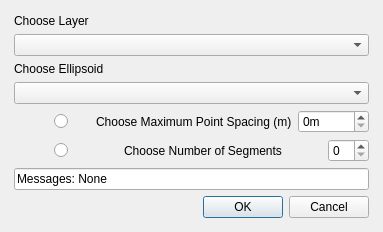
<?xml version="1.0" encoding="UTF-8"?>
<ui version="4.0">
 <class>GeodesicDensifierDialogBase</class>
 <widget class="QDialog" name="GeodesicDensifierDialogBase">
  <property name="geometry">
   <rect>
    <x>0</x>
    <y>0</y>
    <width>383</width>
    <height>227</height>
   </rect>
  </property>
  <property name="windowTitle">
   <string>Geodesic Densifier</string>
  </property>
  <layout class="QGridLayout" name="gridLayout_2">
   <item row="0" column="0">
    <layout class="QGridLayout" name="gridLayout">
     <property name="leftMargin">
      <number>3</number>
     </property>
     <property name="topMargin">
      <number>3</number>
     </property>
     <property name="rightMargin">
      <number>3</number>
     </property>
     <property name="bottomMargin">
      <number>3</number>
     </property>
     <item row="0" column="0">
      <layout class="QVBoxLayout" name="layerLayout">
       <item>
        <widget class="QLabel" name="layerLabel">
         <property name="text">
          <string>Choose Layer</string>
         </property>
         <property name="alignment">
          <set>Qt::AlignBottom|Qt::AlignLeading|Qt::AlignLeft</set>
         </property>
        </widget>
       </item>
       <item>
        <widget class="QgsMapLayerComboBox" name="mMapLayerComboBox"/>
       </item>
      </layout>
     </item>
     <item row="5" column="0">
      <layout class="QVBoxLayout" name="messageLayout">
       <item>
        <widget class="QLineEdit" name="messageBox">
         <property name="text">
          <string>Messages: None</string>
         </property>
        </widget>
       </item>
      </layout>
     </item>
     <item row="1" column="0">
      <layout class="QVBoxLayout" name="ellipsoidLayout">
       <item>
        <widget class="QLabel" name="label_2">
         <property name="text">
          <string>Choose Ellipsoid</string>
         </property>
         <property name="alignment">
          <set>Qt::AlignBottom|Qt::AlignLeading|Qt::AlignLeft</set>
         </property>
        </widget>
       </item>
       <item>
        <widget class="QComboBox" name="EllipsoidcomboBox"/>
       </item>
      </layout>
     </item>
     <item row="6" column="0">
      <widget class="QDialogButtonBox" name="button_box">
       <property name="orientation">
        <enum>Qt::Horizontal</enum>
       </property>
       <property name="standardButtons">
        <set>QDialogButtonBox::Cancel|QDialogButtonBox::Ok</set>
       </property>
      </widget>
     </item>
     <item row="2" column="0">
      <layout class="QVBoxLayout" name="verticalLayout">
       <item>
        <layout class="QHBoxLayout" name="spacingLayout">
         <item>
          <spacer name="horizontalSpacer">
           <property name="orientation">
            <enum>Qt::Horizontal</enum>
           </property>
           <property name="sizeType">
            <enum>QSizePolicy::Fixed</enum>
           </property>
           <property name="sizeHint" stdset="0">
            <size>
             <width>40</width>
             <height>20</height>
            </size>
           </property>
          </spacer>
         </item>
         <item>
          <widget class="QRadioButton" name="spacingRadioButton">
           <property name="text">
            <string/>
           </property>
           <property name="checked">
            <bool>false</bool>
           </property>
          </widget>
         </item>
         <item>
          <spacer name="horizontalSpacer_2">
           <property name="orientation">
            <enum>Qt::Horizontal</enum>
           </property>
           <property name="sizeHint" stdset="0">
            <size>
             <width>40</width>
             <height>20</height>
            </size>
           </property>
          </spacer>
         </item>
         <item>
          <widget class="QLabel" name="spacingLabel">
           <property name="text">
            <string>Choose Maximum Point Spacing (m)</string>
           </property>
          </widget>
         </item>
         <item>
          <widget class="QSpinBox" name="spacingSpinBox">
           <property name="suffix">
            <string>m</string>
           </property>
           <property name="maximum">
            <number>10000</number>
           </property>
           <property name="value">
            <number>0</number>
           </property>
          </widget>
         </item>
        </layout>
       </item>
       <item>
        <layout class="QHBoxLayout" name="segmentsLayout">
         <item>
          <spacer name="segmentsHorizontalSpacer">
           <property name="orientation">
            <enum>Qt::Horizontal</enum>
           </property>
           <property name="sizeType">
            <enum>QSizePolicy::Fixed</enum>
           </property>
           <property name="sizeHint" stdset="0">
            <size>
             <width>40</width>
             <height>20</height>
            </size>
           </property>
          </spacer>
         </item>
         <item>
          <widget class="QRadioButton" name="segmentsRadioButton">
           <property name="text">
            <string/>
           </property>
          </widget>
         </item>
         <item>
          <spacer name="horizontalSpacer_4">
           <property name="orientation">
            <enum>Qt::Horizontal</enum>
           </property>
           <property name="sizeHint" stdset="0">
            <size>
             <width>40</width>
             <height>20</height>
            </size>
           </property>
          </spacer>
         </item>
         <item>
          <widget class="QLabel" name="segmentsLabel">
           <property name="text">
            <string>Choose Number of Segments</string>
           </property>
          </widget>
         </item>
         <item>
          <spacer name="horizontalSpacer_3">
           <property name="orientation">
            <enum>Qt::Horizontal</enum>
           </property>
           <property name="sizeType">
            <enum>QSizePolicy::Fixed</enum>
           </property>
           <property name="sizeHint" stdset="0">
            <size>
             <width>40</width>
             <height>20</height>
            </size>
           </property>
          </spacer>
         </item>
         <item>
          <widget class="QSpinBox" name="segmentsSpinBox"/>
         </item>
        </layout>
       </item>
      </layout>
     </item>
    </layout>
   </item>
  </layout>
 </widget>
 <customwidgets>
  <customwidget>
   <class>QgsMapLayerComboBox</class>
   <extends>QComboBox</extends>
   <header>qgis.gui</header>
  </customwidget>
 </customwidgets>
 <tabstops>
  <tabstop>button_box</tabstop>
  <tabstop>messageBox</tabstop>
 </tabstops>
 <resources/>
 <connections>
  <connection>
   <sender>button_box</sender>
   <signal>accepted()</signal>
   <receiver>GeodesicDensifierDialogBase</receiver>
   <slot>accept()</slot>
   <hints>
    <hint type="sourcelabel">
     <x>20</x>
     <y>20</y>
    </hint>
    <hint type="destinationlabel">
     <x>20</x>
     <y>20</y>
    </hint>
   </hints>
  </connection>
  <connection>
   <sender>button_box</sender>
   <signal>rejected()</signal>
   <receiver>GeodesicDensifierDialogBase</receiver>
   <slot>reject()</slot>
   <hints>
    <hint type="sourcelabel">
     <x>20</x>
     <y>20</y>
    </hint>
    <hint type="destinationlabel">
     <x>20</x>
     <y>20</y>
    </hint>
   </hints>
  </connection>
 </connections>
</ui>
